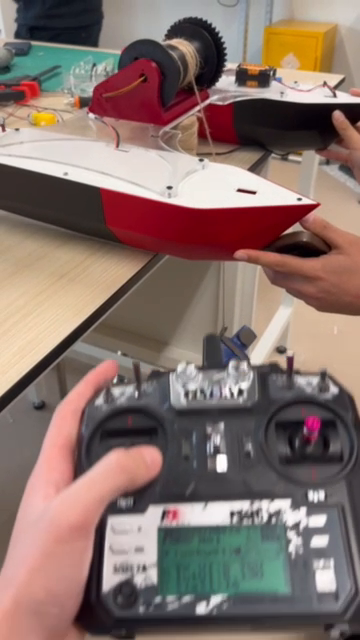
#> input picture frame 29 of media/v1-winch-test.mp4, 360 x 640 px, given in place of the camera
$ python calibrate_stereo.py --baseline 1.0   (older library calls are emulated)
#> lines starting #> are read from the running program, lines starting #| are printed output that depends on the picture; after the words box and inside, x2 and y2 are one past the last pixel; in counts of white or black regions, pixels touching at a corner belong together
"""Stereo calibration script.

Captures checkerboard image pairs from both cameras, runs OpenCV's standard
intrinsic + extrinsic calibration, and writes the rectification maps and
reprojection matrix to a .npz consumed by pi5/cv/stereo.py.

Usage:
    python -m pi5.scripts.calibrate_stereo --left 0 --right 2 --rows 6 --cols 9 \
        --square 0.025 --width 1920 --height 1080 --fourcc YUY2 \
        --out pi5/cv/calibration.npz --baseline 0.32

--rows/--cols are INNER corners (where black squares meet), not the square
count — a checkerboard with 9x6 squares per side has 8x5 inner corners.
Miscounting this is the most common reason no green corners ever appear.

--width/--height/--fourcc should match pi5/config.yaml's camera settings so
the calibration is done on the same feed the runtime will actually see.

Press SPACE to capture a frame pair when the checkerboard is detected in
both views, ESC to finish and run the calibration solve.
"""
from __future__ import annotations

import argparse
import sys
from pathlib import Path

import cv2
import numpy as np


def _open(index: int, width: int, height: int, fourcc: str) -> cv2.VideoCapture:
    """Open a capture device with explicit backend + format, mirroring
    pi5/cv/camera.py so calibration sees the same feed the runtime will."""
    if sys.platform.startswith("linux"):
        cap = cv2.VideoCapture(index, cv2.CAP_V4L2)
        if fourcc:
            cap.set(cv2.CAP_PROP_FOURCC, cv2.VideoWriter_fourcc(*fourcc[:4]))
        cap.set(cv2.CAP_PROP_FRAME_WIDTH, width)
        cap.set(cv2.CAP_PROP_FRAME_HEIGHT, height)
    else:
        cap = cv2.VideoCapture(index, cv2.CAP_DSHOW)
        # DirectShow negotiates (W,H,FourCC) as one pin format — size first,
        # then FourCC, then re-apply size in case FourCC reset the pin.
        cap.set(cv2.CAP_PROP_FRAME_WIDTH, width)
        cap.set(cv2.CAP_PROP_FRAME_HEIGHT, height)
        if fourcc:
            cap.set(cv2.CAP_PROP_FOURCC, cv2.VideoWriter_fourcc(*fourcc[:4]))
            cap.set(cv2.CAP_PROP_FRAME_WIDTH, width)
            cap.set(cv2.CAP_PROP_FRAME_HEIGHT, height)
    try:
        cap.set(cv2.CAP_PROP_BUFFERSIZE, 1)
    except Exception:  # noqa: BLE001
        pass
    return cap


def main() -> int:
    ap = argparse.ArgumentParser()
    ap.add_argument("--left", type=int, default=0)
    ap.add_argument("--right", type=int, default=1)
    ap.add_argument("--rows", type=int, default=6, help="inner corners per col")
    ap.add_argument("--cols", type=int, default=9, help="inner corners per row")
    ap.add_argument("--square", type=float, default=0.025,
                    help="checkerboard square size in metres")
    ap.add_argument("--out", default="pi5/cv/calibration.npz")
    ap.add_argument("--baseline", type=float, required=True,
                    help="measured stereo baseline in metres (informational; "
                         "the solver derives the actual T vector)")
    ap.add_argument("--width", type=int, default=1920)
    ap.add_argument("--height", type=int, default=1080)
    ap.add_argument("--fourcc", default="YUY2",
                    help="pixel format to request (YUY2/MJPG/''); should match "
                         "camera.yaml so calibration matches the runtime feed")
    ap.add_argument("--detect-scale", type=float, default=0.5,
                    help="downscale factor for chessboard search (speeds up "
                         "detection at high resolution; corners are refined "
                         "back at full res)")
    args = ap.parse_args()

    pattern = (args.cols, args.rows)
    objp = np.zeros((args.rows * args.cols, 3), np.float32)
    objp[:, :2] = np.mgrid[0:args.cols, 0:args.rows].T.reshape(-1, 2)
    objp *= args.square

    cap_l = _open(args.left, args.width, args.height, args.fourcc)
    cap_r = _open(args.right, args.width, args.height, args.fourcc)
    if not cap_l.isOpened() or not cap_r.isOpened():
        print("Failed to open one or both cameras", file=sys.stderr)
        return 1

    find_flags = (cv2.CALIB_CB_ADAPTIVE_THRESH | cv2.CALIB_CB_FAST_CHECK
                  | cv2.CALIB_CB_NORMALIZE_IMAGE)
    subpix_criteria = (cv2.TERM_CRITERIA_EPS + cv2.TERM_CRITERIA_MAX_ITER, 30, 0.01)

    obj_points: list[np.ndarray] = []
    img_points_l: list[np.ndarray] = []
    img_points_r: list[np.ndarray] = []
    image_size: tuple[int, int] | None = None

    print("SPACE = capture pair when corners are green; ESC = solve & save")

    while True:
        ok_l, fl = cap_l.read()
#> fl is the input picture: shape (640, 360, 3); mean B, G, R 106.7, 113.3, 134.4
        ok_r, fr = cap_r.read()
        if not (ok_l and ok_r):
            continue
        if image_size is None:
            image_size = (fl.shape[1], fl.shape[0])
#> image_size = (360, 640)
        gl = cv2.cvtColor(fl, cv2.COLOR_BGR2GRAY)
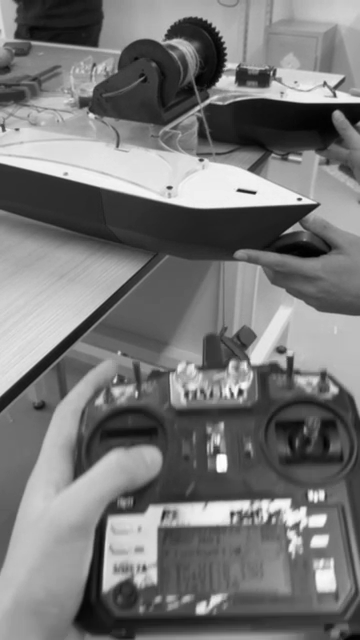
#> gl: shape (640, 360); min 1, max 255, mean 118.9
        gr = cv2.cvtColor(fr, cv2.COLOR_BGR2GRAY)

        # Search for the board on a downscaled copy — full-res corner search
        # is the main cost at 1920x1080 and made the preview feel frozen.
        scale = args.detect_scale if args.detect_scale > 0 else 1.0
        if scale != 1.0:
            gl_small = cv2.resize(gl, None, fx=scale, fy=scale)
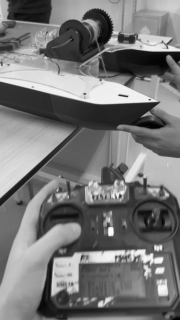
#> gl_small: shape (320, 180); min 1, max 253, mean 119
            gr_small = cv2.resize(gr, None, fx=scale, fy=scale)
        else:
            gl_small, gr_small = gl, gr
        found_l, corners_l = cv2.findChessboardCorners(gl_small, pattern, find_flags)
#> found_l = False; corners_l = None
        found_r, corners_r = cv2.findChessboardCorners(gr_small, pattern, find_flags)
#> found_r = False; corners_r = None
        if found_l:
            corners_l = corners_l / scale
            cv2.cornerSubPix(gl, corners_l, (11, 11), (-1, -1), subpix_criteria)
        if found_r:
            corners_r = corners_r / scale
            cv2.cornerSubPix(gr, corners_r, (11, 11), (-1, -1), subpix_criteria)
        prev_l = fl.copy()
        prev_r = fr.copy()
        if found_l:
            cv2.drawChessboardCorners(prev_l, pattern, corners_l, found_l)
        if found_r:
            cv2.drawChessboardCorners(prev_r, pattern, corners_r, found_r)
        cv2.putText(prev_l, f"pairs: {len(obj_points)}", (10, 30),
                    cv2.FONT_HERSHEY_SIMPLEX, 0.7, (0, 255, 0), 2)
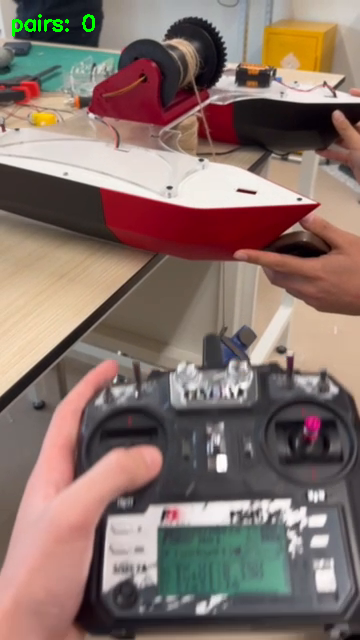
#> prev_l: shape (640, 360, 3); 0.24% of pixels changed, all inside (x1, y1, x2, y2) = (12, 14, 95, 37)
        cv2.imshow("left", prev_l)
        cv2.imshow("right", prev_r)
        k = cv2.waitKey(1) & 0xff
#> (key Esc is pressed here)
        if k == 27:  # ESC
            break
        if k == 32 and found_l and found_r:  # SPACE
            obj_points.append(objp.copy())
            img_points_l.append(corners_l)
            img_points_r.append(corners_r)
            print(f"captured pair #{len(obj_points)}")

    cap_l.release()
    cap_r.release()
    cv2.destroyAllWindows()

    if len(obj_points) < 10:
        print(f"only {len(obj_points)} pairs — need at least 10", file=sys.stderr)
        return 2

    print("Calibrating left camera...")
    _, K_l, D_l, _, _ = cv2.calibrateCamera(obj_points, img_points_l,
                                            image_size, None, None)
    print("Calibrating right camera...")
    _, K_r, D_r, _, _ = cv2.calibrateCamera(obj_points, img_points_r,
                                            image_size, None, None)
    print("Stereo calibration...")
    flags = cv2.CALIB_FIX_INTRINSIC
    _, _, _, _, _, R, T, _, _ = cv2.stereoCalibrate(
        obj_points, img_points_l, img_points_r,
        K_l, D_l, K_r, D_r, image_size, flags=flags
    )
    print(f"Baseline (||T||): {float(np.linalg.norm(T)):.4f} m  (expected ~{args.baseline})")
    R1, R2, P1, P2, Q, _, _ = cv2.stereoRectify(
        K_l, D_l, K_r, D_r, image_size, R, T
    )
    map_l1, map_l2 = cv2.initUndistortRectifyMap(K_l, D_l, R1, P1,
                                                 image_size, cv2.CV_16SC2)
    map_r1, map_r2 = cv2.initUndistortRectifyMap(K_r, D_r, R2, P2,
                                                 image_size, cv2.CV_16SC2)

    out_path = Path(args.out)
    out_path.parent.mkdir(parents=True, exist_ok=True)
    np.savez(out_path,
             map_l1=map_l1, map_l2=map_l2,
             map_r1=map_r1, map_r2=map_r2,
             Q=Q,
             baseline_m=float(np.linalg.norm(T)),
             K_l=K_l, D_l=D_l, K_r=K_r, D_r=D_r, R=R, T=T)
    print(f"Wrote {out_path}")
    return 0


if __name__ == "__main__":
#> (the run stopped early here; a loop or call above may not have finished)

$ run again, starting later in the video
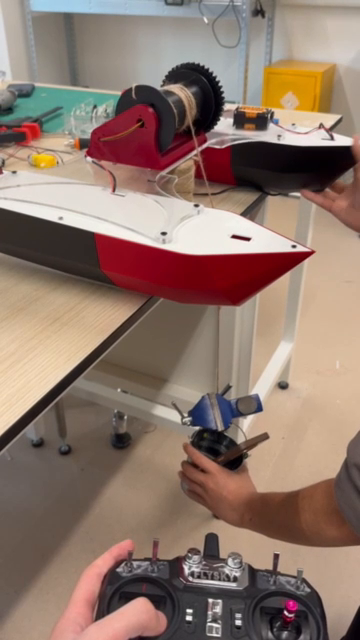
#> input picture frame 134 of media/v1-winch-test.mp4, 360 x 640 px, given in place of the camera
#> in main, fl is the input picture: shape (640, 360, 3); mean B, G, R 107.7, 119.6, 142.9
#> in main, `gl = cv2.cvtColor(fl, cv2.COLOR_BGR2GRAY)`:
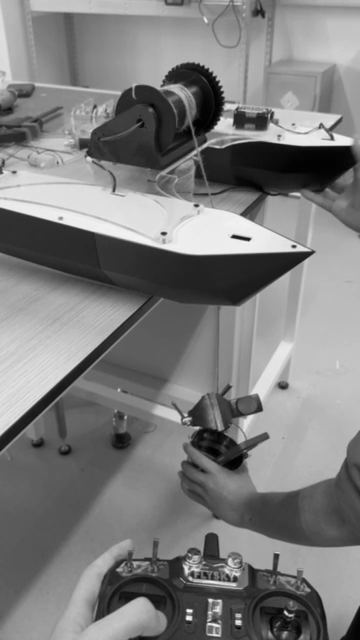
#> gl: shape (640, 360); min 0, max 252, mean 125.2
#> found_l = False; corners_l = None
#> found_r = False; corners_r = None
#> in main, `cv2.putText(prev_l, f"pairs: {len(obj_points)}", (10, 30), cv2.FONT_HE..`:
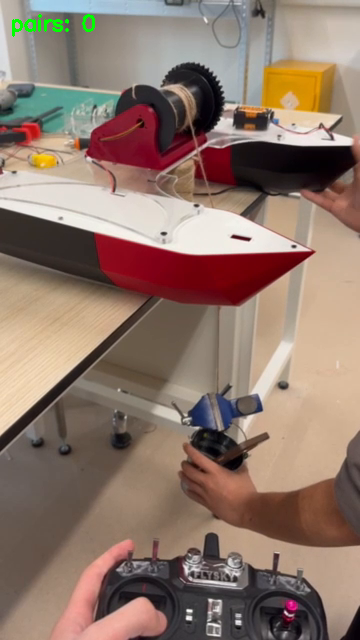
#> prev_l: shape (640, 360, 3); 0.24% of pixels changed, all inside (x1, y1, x2, y2) = (12, 14, 95, 37)

$ run again, starting later in the video
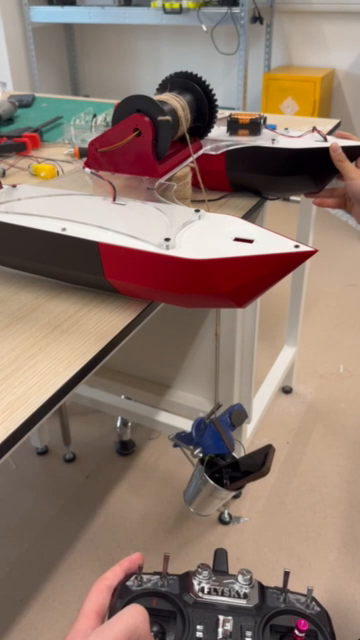
#> input picture frame 238 of media/v1-winch-test.mp4, 360 x 640 px, given in place of the camera
#> in main, fl is the input picture: shape (640, 360, 3); mean B, G, R 108.4, 120.2, 141.9
#> in main, `gl = cv2.cvtColor(fl, cv2.COLOR_BGR2GRAY)`:
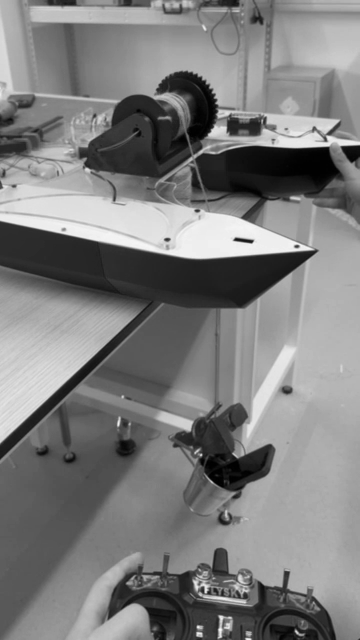
#> gl: shape (640, 360); min 0, max 250, mean 125.4
#> found_l = False; corners_l = None
#> found_r = False; corners_r = None
#> in main, `cv2.putText(prev_l, f"pairs: {len(obj_points)}", (10, 30), cv2.FONT_HE..`:
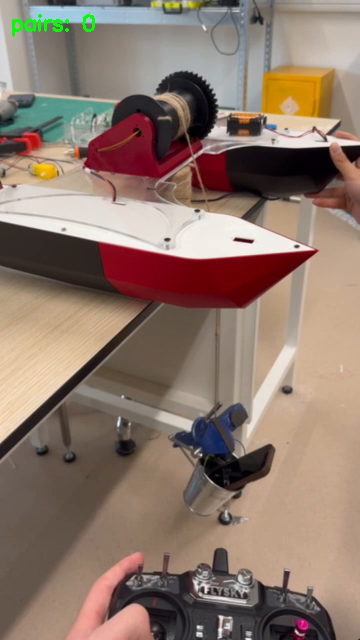
#> prev_l: shape (640, 360, 3); 0.24% of pixels changed, all inside (x1, y1, x2, y2) = (12, 14, 95, 37)
